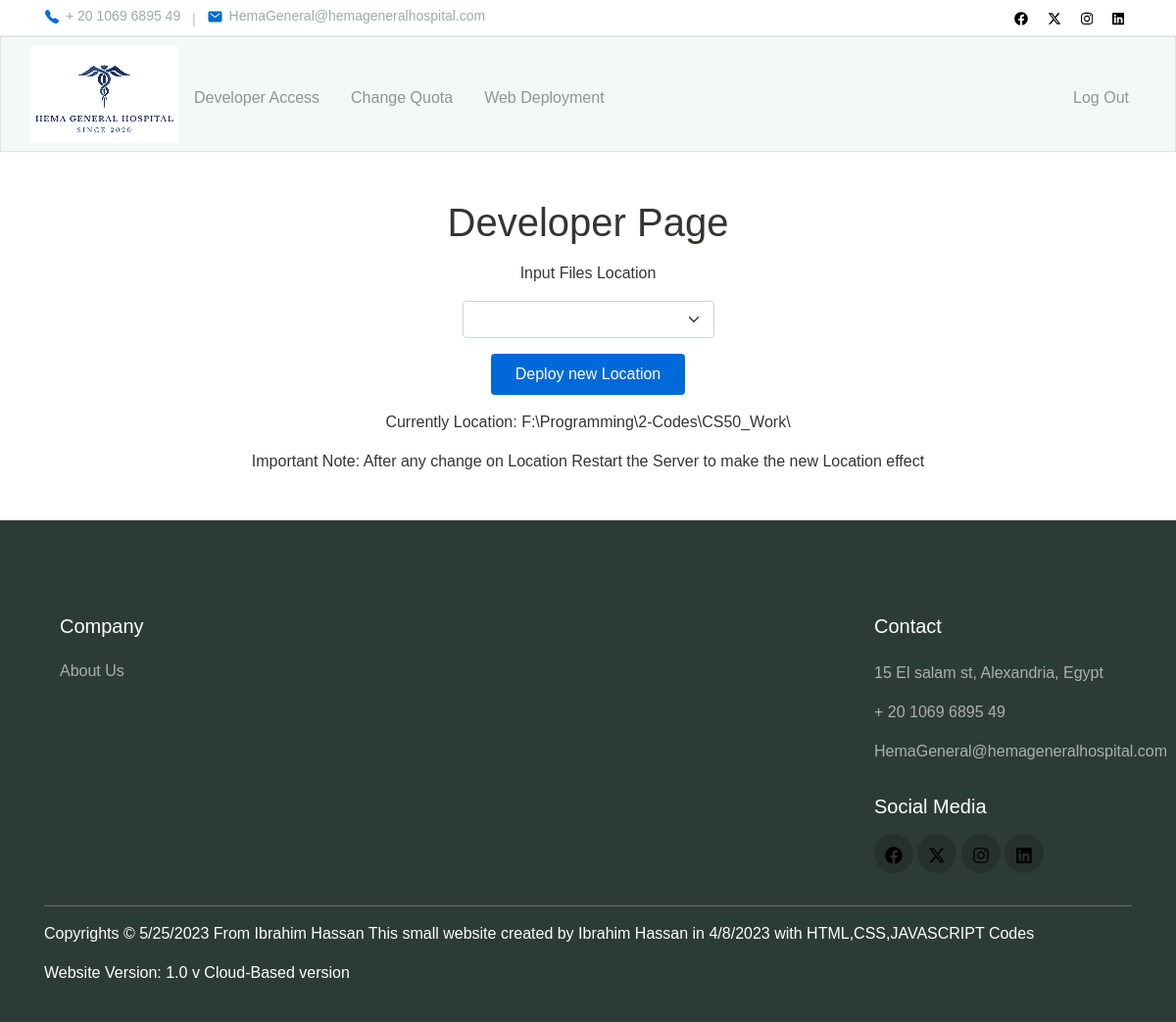
/Web_Deployment (signed in), run on the app's committed database.
### tables this page shows
CREATE TABLE Web_data
(
Phone_number INTEGER,
Address TEXT,
Email TEXT,
Fb_page TEXT,
Tw_page TEXT,
Inst_page TEXT,
Linked_page TEXT
);

CREATE TABLE Web_Deployment
(
Files_Location_path TEXT,
System_id TEXT
, Device_ID TEXT);

### app.py (the view, shortened to what this page needs)
@app.route("/Web_Deployment", methods = ["GET","POST"])
@login_required
def Web_Deployment():
    if session['user_id'] not in Developer_account:
        return redirect("/")
    Current_location = db.execute("SELECT Files_Location_path FROM Web_Deployment WHERE System_id = ?","Id")[0]['Files_Location_path']
    if request.method == "GET":
        return render_template("Web_Deployment.html", Current_location = Current_location)

### Functions.py (called while the page is built)
def Get_account_id_from_admin_by_Type(TYPE):
    Quota_loaded = sqlite3.connect('Database.db').execute("SELECT Quota_staff_number FROM Quota WHERE Quota_loaded = ?",("Loaded",)).fetchall()[0]
    rows = sqlite3.connect('Database.db').execute(f"SELECT id FROM users WHERE TYPE = ? LIMIT {Quota_loaded[0]}",(TYPE,)).fetchall()
    output = [ row[0] for row in rows]
    return output

def Get_account_id_from_staff_by_Type(TYPE):
    timestamp = datetime.now().date().strftime("%Y-%m-%d")
    Quota_date = sqlite3.connect('Database.db').execute("SELECT Quota_date FROM Quota WHERE Quota_loaded = ?", ("Loaded",)).fetchall()[0][0]
    if timestamp > str(Quota_date):
        rows = sqlite3.connect('Database.db').execute(f"SELECT id FROM users WHERE TYPE = ? LIMIT 0",(TYPE,)).fetchall()
        output = [ row[0] for row in rows]
        return output
    Quota_loaded = sqlite3.connect('Database.db').execute("SELECT Quota_staff_number FROM Quota WHERE Quota_loaded = ?",("Loaded",)).fetchall()[0]
    rows = sqlite3.connect('Database.db').execute(f"SELECT id FROM users WHERE TYPE = ? LIMIT {Quota_loaded[0]}",(TYPE,)).fetchall()
    output = [ row[0] for row in rows]
    return output

def Get_account_id_from_users_by_Type(TYPE):
    timestamp = datetime.now().date().strftime("%Y-%m-%d")
    Quota_date = sqlite3.connect('Database.db').execute("SELECT Quota_date FROM Quota WHERE Quota_loaded = ?", ("Loaded",)).fetchall()[0][0]
    if timestamp > str(Quota_date):
        rows = sqlite3.connect('Database.db').execute(f"SELECT id FROM users WHERE TYPE = ? LIMIT 0",(TYPE,)).fetchall()
        output = [ row[0] for row in rows]
        return output
    Quota_loaded = sqlite3.connect('Database.db').execute("SELECT Quota_users_number FROM Quota WHERE Quota_loaded = ?",("Loaded",)).fetchall()[0]
    rows = sqlite3.connect('Database.db').execute(f"SELECT id FROM users WHERE TYPE = ? LIMIT {Quota_loaded[0]}",(TYPE,)).fetchall()
    output = [ row[0] for row in rows]
    return output

### app.py (called while the page is built)
@app.after_request
def after_request(response):
    response.headers["Cache-Control"] = "no-cache, no-store, must-revalidate"
    response.headers["Expires"] = 0
    response.headers["Pragma"] = "no-cache"
    return response

@app.before_request
def before_each_request():
    update_accounts()

### templates/Web_Deployment.html (shortened to what this page needs)
{% extends "layout_2.html" %}
{% block main %}
<h1>Developer Page</h1>
<form method="POST" action="/Web_Deployment">
    <div>
        Input Files Location
    </div>
    <input class="form-select mx-auto w-auto" name = "New_location" type="text">
    <button type="submit" class="btn btn-primary">Deploy new Location</button>
</form>
    <p> Currently Location: {{Current_location}}</p>
    <P> Important Note: After any change on Location Restart the Server to make the new Location effect</P>
{% endblock %}

### templates/layout_2.html (shortened to what this page needs)
<!DOCTYPE html>
<html lang="en">
    <head>
        <link href="https://cdn.jsdelivr.net/npm/bootstrap@5.1.3/dist/css/bootstrap.min.css" rel="stylesheet">
        <link href="static/styles.css" rel="stylesheet">
        <link rel="stylesheet" href="static/assets/css/maicons.css">
        <link rel="stylesheet" href="static/assets/css/bootstrap.css">
        <link rel="stylesheet" href="static/assets/vendor/owl-carousel/css/owl.carousel.css">
        <link rel="stylesheet" href="static/assets/vendor/animate/animate.css">
        <link rel="stylesheet" href="static/assets/css/theme.css">
    </head>
    <body>
        <div id="page-container">
            <div id="content-wrap">
        <header>
            <div class="topbar">
              <div class="container">
                <div class="row">
                  <div class="col-sm-8 text-sm">
                    <div class="site-info">
                        <a href="tel:{{Phone_number}}"><span class="mai-call text-primary"></span>{{Phone_number}}</a>
                        <span class="divider">|</span>
                        <a href="mailto: {{Email}}"><span class="mai-mail text-primary"></span>{{Email}}</a>
                      </div>
                    </div>
                    <div class="col-sm-4 text-right text-sm">
                      <div class="social-mini-button">
                        <a href="{{Fb_page}}"></a>
                        <a href="{{Tw_page}}"></a>
                        <a href="{{Inst_page}}"></a>
                        <a href="{{Linked_page}}"></a>
                    </div>
                  </div>
                </div>
              </div>
            </div>
        <nav class="bg-light border navbar navbar-expand-md navbar-light">
            <div class="container-fluid">
                <a href="/"><img alt="Logo"></a>
                <div class="collapse navbar-collapse" id="navbar">
                    {% if session['user_id'] in session['user_developer'] %}
                    <ul class="navbar-nav me-auto mt-2">
                        <li class="nav-item"><a class="nav-link" href="/Developer_access">Developer Access</a></li>
                        <li class="nav-item"><a class="nav-link" href="/Quota">Change Quota</a></li>
                        <li class="nav-item"><a class="nav-link" href="/Web_Deployment">Web Deployment</a></li>
                    </ul>
                    <ul class="navbar-nav ms-auto mt-2">
                        <li class="nav-item"><a class="nav-link" href="/logout">Log Out</a></li>
                    </ul>
                    {% endif %}
                </div>
            </div>
        </nav>
        <main class="container-fluid py-5 text-center">
            {% block main %}{% endblock %}
        </main>
        <footer class="page-footer" id = "footer">
            <div class="container">
              <div class="row px-md-3">
                <div class="col-sm-6 col-lg-3 py-3">
                  <h5>Company</h5>
                  <ul class="footer-menu">
                    <li><a href="/contact_us">About Us</a></li>
                  </ul>
                </div>
                <div class="col-sm-6 col-lg-3 py-3">
                </div>
                <div class="col-sm-6 col-lg-3 py-3">
                </div>
                <div class="col-sm-6 col-lg-3 py-3">
                    <h5>Contact</h5>
                    <p class="footer-link mt-2">{{Address}}</p>
                    <a href="tel:{{Phone_number}}" class="footer-link">{{Phone_number}}</a>
                    <a href="mailto:{{Email}}" class="footer-link">{{Email}}</a>
                    <h5 class="mt-3">Social Media</h5>
                    <div class="footer-sosmed mt-3">
                        <a href="{{Fb_page}}"></a>
                        <a href="{{Tw_page}}"></a>
                        <a href="{{Inst_page}}"></a>
                        <a href="{{Linked_page}}"></a>
                  </div>
                </div>
              </div>
              <hr>
              <p id="copyright">Copyrights &#169; 5/25/2023 From Ibrahim Hassan This small website created by Ibrahim Hassan in 4/8/2023 with HTML,CSS,JAVASCRIPT Codes</p>
              <p>Website Version: 1.0 v Cloud-Based version</p>
            </div>
          </footer>
    </body>
</html>

### static/styles.css (style rules this page uses)
#page-container { position: relative; min-height: 100vh; }
#content-wrap { padding-bottom: 30rem; }
#footer { position: absolute; bottom: 0; width: 100%; height: 32rem; }

### static/assets/css/theme.css (style rules this page uses)
:root { --primary: #0069d9; --accent: #FF3D85; --secondary: #4E5AFE; --warning: #EED818; --info: #05B4E1; --danger: #FF4943; --success: #96C93D; --dark: #343531; --light: #F5F9F6; --cs: #596261; --grey: #6E807A; }
body { font-family: "Source Sans Pro", sans-serif; line-height: 1.5; color: #343531; }
a { color: #07be94; text-decoration: none; background-color: transparent; }
.text-sm { font-size: 14px !important; }
.bg-light { background-color: #F5F9F6 !important; }
.text-primary { color: #0069d9 !important; }
.btn-primary { color: #fff; background-color: #0069d9; border-color: transparent; }
.topbar { border-bottom: 1px solid #E8EEE4; }
.topbar .row { align-items: center; min-height: 36px; }
.topbar .site-info a { display: inline-flex; align-items: center; color: #A1AAA7; }
.topbar .site-info a span { font-size: 16px; margin-right: 6px; }
.topbar .site-info .divider { margin-left: 8px; margin-right: 8px; color: #BEC8B8; }
.topbar .social-mini-button a { display: inline-block; padding: 4px 8px; color: #A1AAA7; }
.btn { padding: 8px 24px; }
.navbar { min-height: 70px; }
.navbar-nav { margin-top: 10px; border-top: 1px solid #E8EEE4; flex-shrink: 0; }
.navbar-nav .nav-link { transition: all .2s ease; }
.navbar-light .navbar-nav .nav-link { color: rgba(110, 128, 122, 0.8); }
@media (min-width: 768px) { .navbar-expand-md .navbar-nav { margin-top: 0; border-top: none; } }
@media (min-width: 768px) { .navbar-expand-md .navbar-nav .nav-link { padding-right: 16px; padding-left: 16px; } }
@media (min-width: 768px) { .navbar-expand-md .navbar-nav { align-items: center; } }
.page-footer { position: relative; display: block; padding-top: 80px; padding-bottom: 16px; background-color: #2D3B38; color: #fff; }
.page-footer h5 { font-weight: 500; margin-bottom: 16px; }
.page-footer hr { border-color: #4F5E5B; }
.footer-menu { position: relative; list-style: none; padding-left: 0; }
.footer-menu a, .footer-link { display: inline-block; padding-top: 6px; padding-bottom: 6px; color: rgba(255, 255, 255, 0.6); transition: all .2s ease; }
.footer-link { padding: 0; margin-bottom: 16px; }
.footer-sosmed a { display: inline-block; width: 40px; height: 40px; line-height: 42px; border-radius: 50%; text-align: center; font-size: 18px; background-color: #26312F; color: #ffff; transition: all .2s ease; }

### data on the page
Web_data: Phone_number "+ 20 1069 6895 49", Email "HemaGeneral@hemageneralhospital.com", Address "15 El salam st, Alexandria, Egypt"
Web_Deployment: Files_Location_path "F:\\Programming\\2-Codes\\CS50_Work\\"
